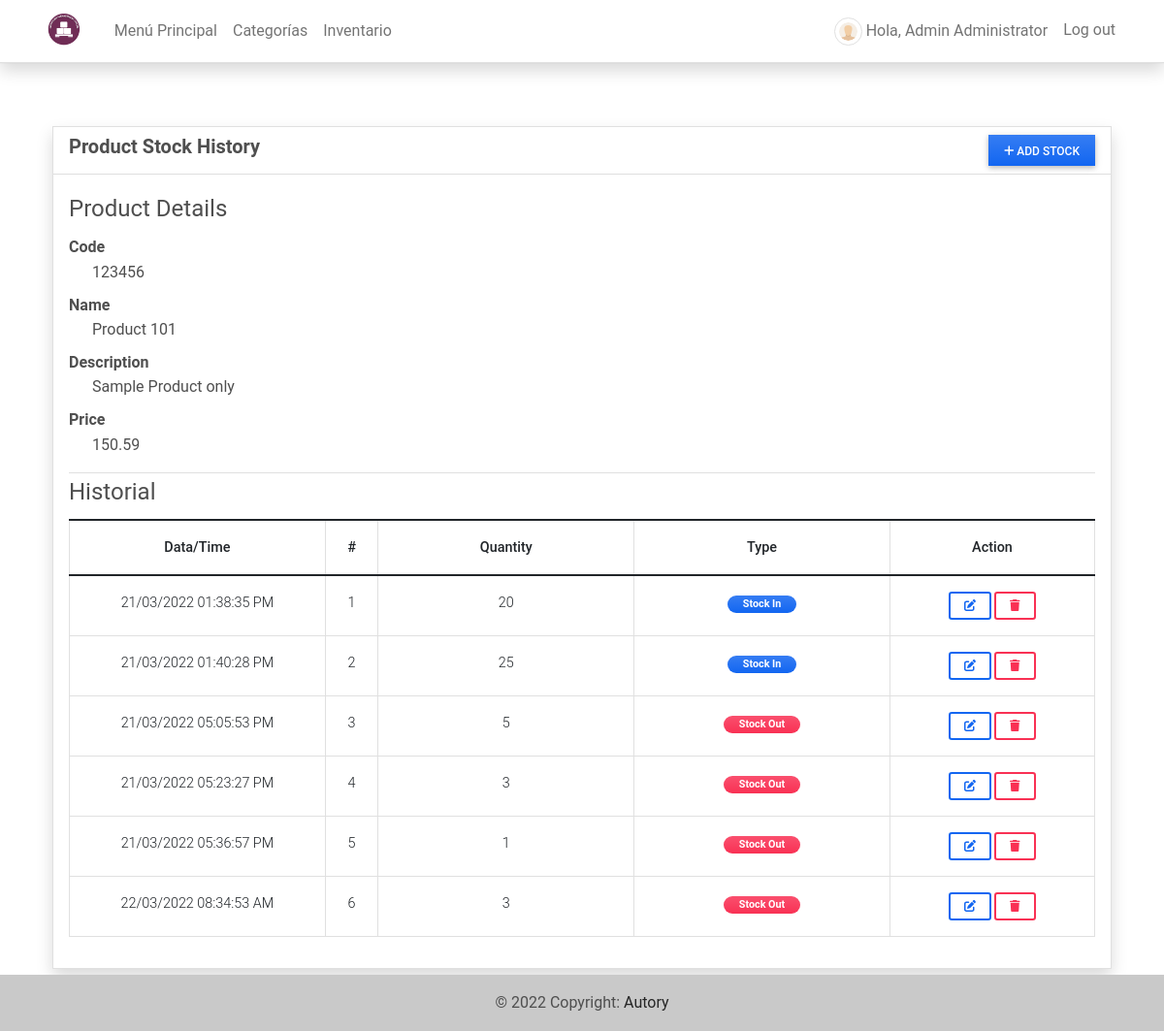
Before: /inventory/1 (signed in) with the older database file.
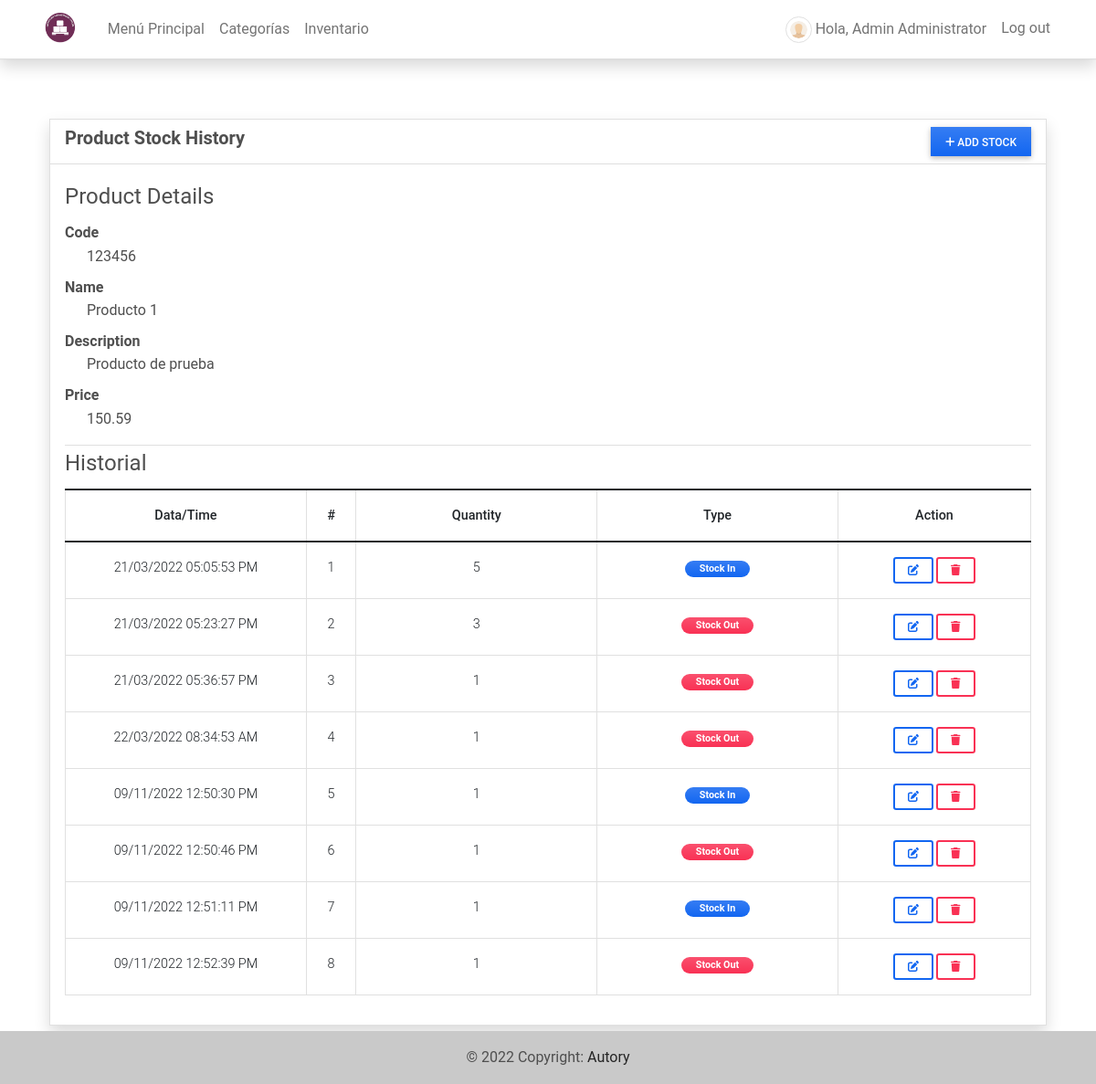
After: the same page with the newer database file.
### imsApp/models.py (models this page shows, shortened)
class Product(models.Model):
    code=models.CharField(max_length=100,blank=True, null=True)
    name=models.CharField(max_length=250,blank=True, null=True)
    description = models.TextField()
    price = models.FloatField(default=0)
    status = models.CharField(max_length=2, choices=(('1','Adentro'),('2','Afuera')), default=1)
    date_created = models.DateTimeField(default=timezone.now)
    date_updated = models.DateTimeField(auto_now=True)
    def __str__(self):
        return self.code + ' - ' + self.name

class Stock(models.Model):
    product = models.ForeignKey(Product, on_delete=models.CASCADE)
    quantity = models.FloatField(default=0)
    type = models.CharField(max_length=2,choices=(('1','Stock-in'),('2','Stock-Out')), default = 1)
    date_created = models.DateTimeField(default=timezone.now)
    date_updated = models.DateTimeField(auto_now=True)

### imsApp/views.py (the view)
# urls.py: path('inventory/<int:pk>',views.inv_history,name='inventory-history-page'),
def inv_history(request, pk= None):
    context['page_title'] = 'Inventory History'
    if pk is None:
        messages.error(request, "Product ID is not recognized")
        return redirect('inventory-page')
    else:
        product = Product.objects.get(id = pk)
        stocks = Stock.objects.filter(product = product).all()
        context['product'] = product
        context['stocks'] = stocks
        return render(request, 'inventory-history.html', context )

### imsApp/templates/inventory-history.html (shortened to what this page needs)
{% extends 'base.html' %} {% load humanize %} {% block pageContent %}
<div class="container pt-3">
    <div class="card card-default border shadow rounded-0">
        <div class="card-header">
            <div class="w-100 d-flex justify-content-between">
                <h5 class="fw-bolder card-title">Product Stock History</h5>
                <button class="btn btn-primary btn-sm rounded-0 bg-gradient px-3" type="button" id="add_stock"><i class="fa fa-plus"></i> Add Stock</button>
            </div>
        </div>
        <div class="card-body">
            <div class="conteiner-fluid">
                <fieldset class="border-bottom">
                    <legend>Product Details</legend>
                    <dl>
                        <dt class="tex-muted">Code</dt>
                        <dd class="ps-4">{{ product.code }}</dd>
                        <dt class="tex-muted">Name</dt>
                        <dd class="ps-4">{{ product.name }}</dd>
                        <dt class="tex-muted">Description</dt>
                        <dd class="ps-4">{{ product.description }}</dd>
                        <dt class="tex-muted">Price</dt>
                        <dd class="ps-4">{{ product.price|intcomma }}</dd>
                    </dl>
                </fieldset>
                <fieldset>
                    <legend>Historial</legend>
                    <table class="table table-bordered" id="stock-tbl">
                        <colgroup>
                            <col width="25%">
                            <col width="5%">
                            <col width="25%">
                            <col width="25%">
                            <col width="20%">
                        </colgroup>
                        <thead>
                            <th class="text-center">Data/Time</th>
                            <th class="text-center">#</th>
                            <th class="text-center">Quantity</th>
                            <th class="text-center">Type</th>
                            <th class="text-center">Action</th>
                        </thead>
                        <tbody>
                            {% for stock in stocks %}
                            <tr>
                                <td class="text-center">{{ stock.date_created|date:"d/m/Y h:i:s A" }}</td>
                                <td class="text-center">{{ forloop.counter }}</td>
                                <td class="text-center">{{ stock.quantity|floatformat:0|intcomma }}</td>
                                <td class="text-center">
                                    {% if stock.type == '1' %}
                                    <span class="badge px-3 rounded-pill bg-primary bg-gradient">Stock In</span> {% else %}
                                    <span class="badge px-3 rounded-pill bg-danger bg-gradient">Stock Out</span> {% endif %}
                                </td>
                                <td class="text-center">
                                    {% if stock.type == '1' or "2" %}
                                    <a class="btn btn-outline-primary btn-sm edit-data" href="javascript:void(0)" data-id="{{ stock.pk }}" title="Edit">
                                        <i class="fa fa-edit"></i>
                                    </a>
                                    <button class="btn btn-outline-danger btn-sm delete-data" type="button" data-id="{{ stock.pk }}" title="Delete">
                                        <i class="fa fa-trash"></i>
                                    </button>
                                    {% else %}
                                    ------
                                    {% endif %}
                                </td>
                            </tr>
                            {% endfor %}
                        </tbody>
                    </table>
                </fieldset>
            </div>
        </div>
    </div>
</div>
{% endblock pageContent %}

### imsApp/templates/base.html (shortened to what this page needs)
{% load static %}
<!DOCTYPE html>
<html lang="en">
<head>
    <link rel="stylesheet" href="{% static 'assets/font-awesome/css/all.min.css' %}">
    <link rel="stylesheet" href="{% static 'assets/bootstrap/css/bootstrap.min.css' %}">
    <link rel="stylesheet" href="{% static 'assets/select2/dist/css/select2.min.css' %}">
    <link rel="stylesheet" href="{% static 'assets/mdb-blogtemplate/css/mdb.min.css' %}" />
    <link rel="stylesheet" href="{% static 'assets/DataTables/datatables.min.css' %}" />
    <link rel="stylesheet" href="{% static 'assets/default/css/style.css' %}">
</head>
<body class="">
    {% block TopNavigation %} {% include "TopNavigation.html" %} {% endblock TopNavigation %}
    <main class="py-5">
        <div class="container mb-3">
             {% block pageContent %} {% endblock pageContent %}
        </div>
    </main>
    <footer class="bg-light text-lg-start">
        <div class="text-center p-3" style="background-color: rgba(0, 0, 0, 0.2);">
            © {% now 'Y' %} Copyright:
            <a class="text-dark" href="https://autory.cl" target="_blank">Autory</a>
        </div>
    </footer>
</body>
</html>

### imsApp/templates/topNavigation.html (shortened to what this page needs)
{% load static %}
<header>
    <nav class="navbar navbar-expand-lg navbar-light bg-white fixed-top shadow border-bottom">
        <div class="container">
            <a class="navbar-brand" target="_blank" href="{% url 'home-page' %}">
                <img src="{{ MEDIA_URL }}/default/logo.png" height="16" alt="{{ MEDIA_URL }}" loading="lazy" style="margin-top: -3px;" />
            </a>
            <div class="collapse navbar-collapse" id="navbarExample01">
                <ul class="navbar-nav me-auto mb-2 mb-lg-0" id="topNav">
                    {% if user.id %}
                    <li class="nav-item">
                        <a class="nav-link" aria-current="page" href="{% url 'home-page' %}">Menú Principal</a>
                    </li>
                    <li class="nav-item">
                        <a class="nav-link" aria-current="page" href="{% url 'category-page' %}">Categorías</a>
                    </li>
                    <li class="nav-item">
                        <a class="nav-link" aria-current="page" href="{% url 'inventory-page' %}">Inventario</a>
                    </li>
                    {% endif %}
                </ul>
                <ul class="navbar-nav d-flex flex-row">
                    {% if user.id %} {% if user.profile.user_type == 1 %} {% endif %}
                    <li class="nav-item me-3 me-lg-0">
                        <a class="nav-link" href="{% url 'profile' %}">
                            <span class="me-1"><img src="{{ MEDIA_URL }}/default/default-avatar.png" alt="User Avatar" id="user-avatar" class="img-thumbnail rounded-circle"></span>Hola, {{ user.first_name }} {{user.last_name}}
                        </a>
                    </li>
                    <li class="nav-item me-3 me-lg-0">
                        <a class="nav-link" href="{% url 'logout' %}">Log out</a>
                    </li>
                    {% endif %}
                </ul>
            </div>
        </div>
    </nav>
</header>

### static/assets/default/css/style.css (style rules this page uses)
html, body { height: 100%; width: 100%; max-height: 100%; overflow: auto; display: flex; flex-direction: column; }
body>header { flex-shrink: auto; }
body>main { flex-shrink: auto; flex-grow: auto; overflow: auto; }
body>footer { flex-shrink: auto; position: absolute; bottom: 0; left: 0; width: calc(100%); }
#user-avatar { width: 1.8rem; height: 1.8rem; object-fit: scale-down; object-position: center center; }
.navbar-brand>img { height: 2em; }

Changed rows visible on the page:
removed Stock: date_created "21/03/2022 01:38:35 PM", quantity "20", type "Stock In"
removed Stock: date_created "21/03/2022 01:40:28 PM", quantity "25", type "Stock In"
changed Product: name "Product 101" → "Producto 1"; description "Sample Product only" → "Producto de prueba"
changed Stock "21/03/2022 05:05:53 PM": type "Stock Out" → "Stock In"
changed Stock "22/03/2022 08:34:53 AM": quantity "3" → "1"
added Stock: date_created "09/11/2022 12:50:30 PM", quantity "1", type "Stock In"
added Stock: date_created "09/11/2022 12:50:46 PM", quantity "1", type "Stock Out"
added Stock: date_created "09/11/2022 12:51:11 PM", quantity "1", type "Stock In"
added Stock: date_created "09/11/2022 12:52:39 PM", quantity "1", type "Stock Out"
